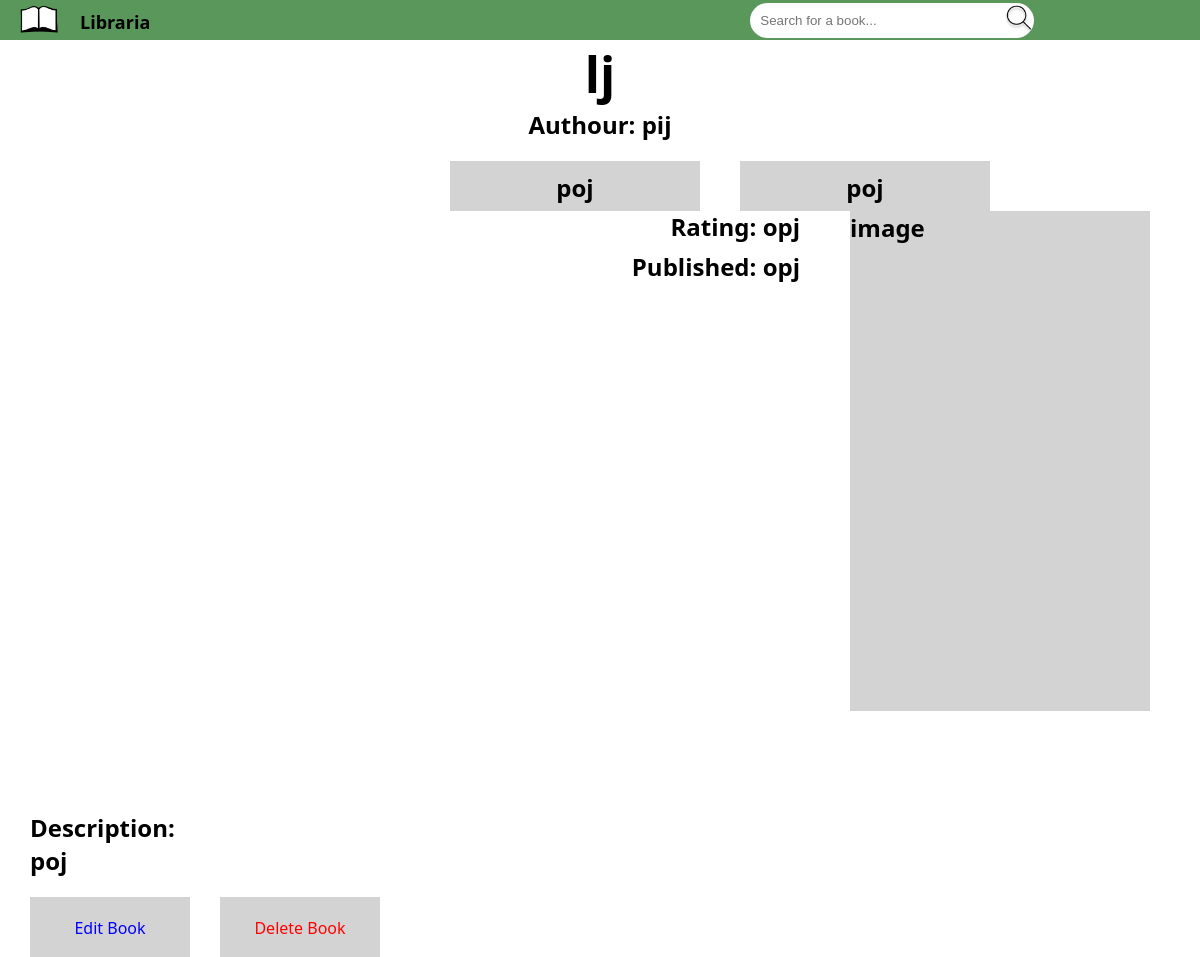
/bookinfo/15, run on an earlier commit of the app's database.
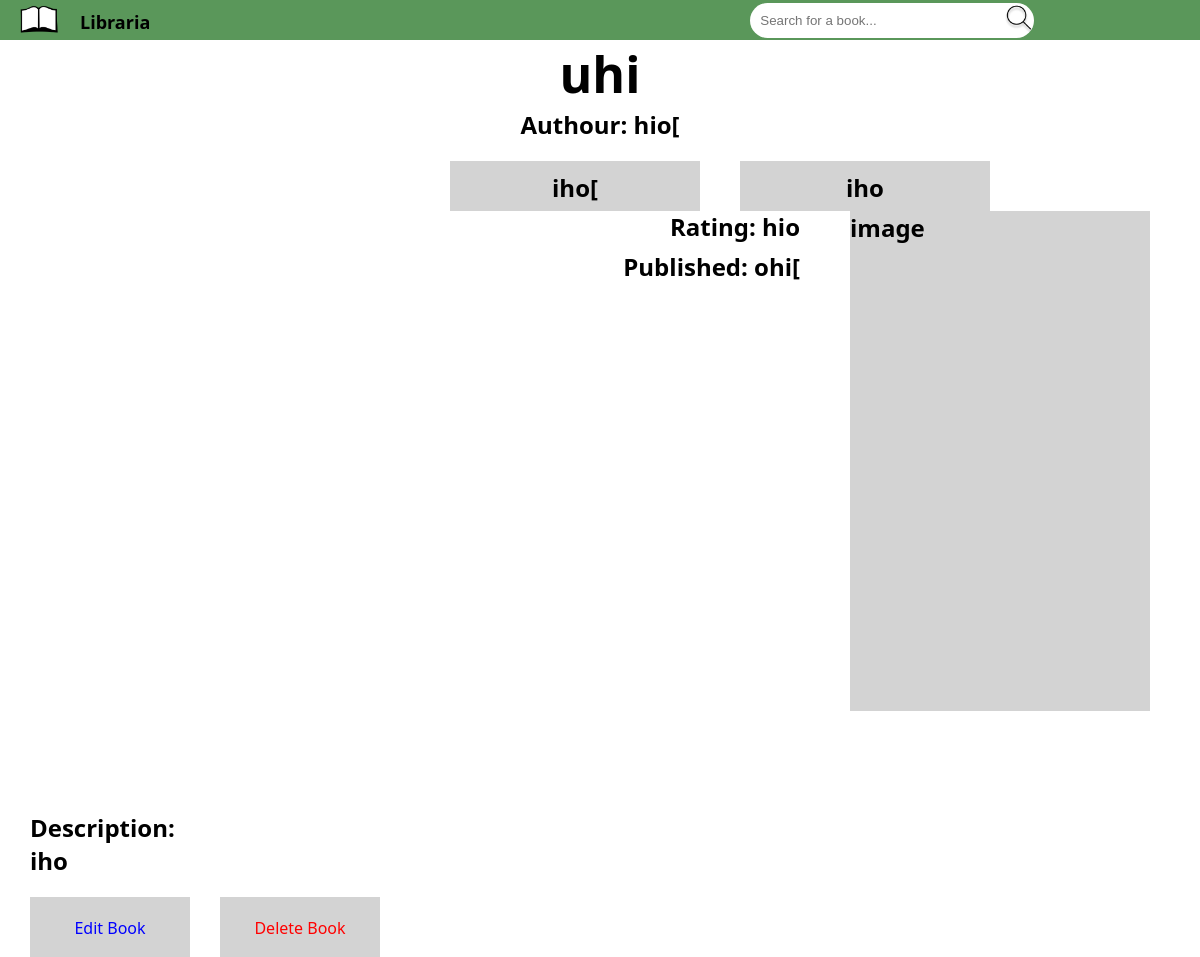
And on a later commit of the database.
### tables this page shows
CREATE TABLE "library" (
	"Id"	INTEGER NOT NULL UNIQUE,
	"Title"	TEXT NOT NULL,
	"Authour"	TEXT NOT NULL,
	"Genre"	TEXT NOT NULL,
	"Category"	TEXT NOT NULL,
	"Published"	TEXT NOT NULL,
	"Rating"	INTEGER NOT NULL,
	"Description"	TEXT NOT NULL,
	PRIMARY KEY("Id" AUTOINCREMENT)
);

### app.py (the view)
@app.route('/bookinfo/<int:id>', methods=('GET', 'POST'))
def bookinfo(id):
    conn = get_db_connection()
    book = conn.execute('SELECT * FROM library WHERE id = ?', (id,)).fetchone()
    conn.close()
    return render_template('bookinfo.html', book=book)

### app.py (called while the page is built)
def get_db_connection():
    conn = sqlite3.connect('book.db')
    conn.row_factory = sqlite3.Row
    return conn

### templates/bookinfo.html
{% extends "index.html" %}
{% block body %}
<h2 id="booktitle">{{ book.title }}</h2>
<div id="bookinfo">
    <div id="infoauthour">
        <h2>Authour: {{ book.authour }}</h2>
    </div>
    <div id="infogenre">
        <h2>{{ book.genre }}</h2>
    </div>
    <div id="infocate">
        <h2>{{book.category}}</h2>
    </div>
    <div id="infoimage">
        <h2>image</h2>
    </div>
    <div id="infodop">
        <h2>Published: {{book.published}}</h2>
    </div>
    <div id="inforeview">
        <h2>Rating: {{book.rating}}</h2>
    </div>
    <div id="infodescription">
        <h2 id="infodesc">Description: <br>{{book.description}}</h2>
    </div>
</div>
<div id="category">
        <a href="{{ url_for('edit_book', id=book.id) }}" class="editbookbutton">Edit Book</a>
        <a href="{{ url_for('delete_book', id=book.id) }}" class="deletebookbutton">Delete Book</a>
</div>
{% endblock %}

What changed in the data, as far as the page shows it:
changed library: title "lj" → "uhi"; authour "pij" → "hio["; genre "poj" → "iho["; category "poj" → "iho"; published "opj" → "ohi["; rating "opj" → "hio"; description "poj" → "iho"
